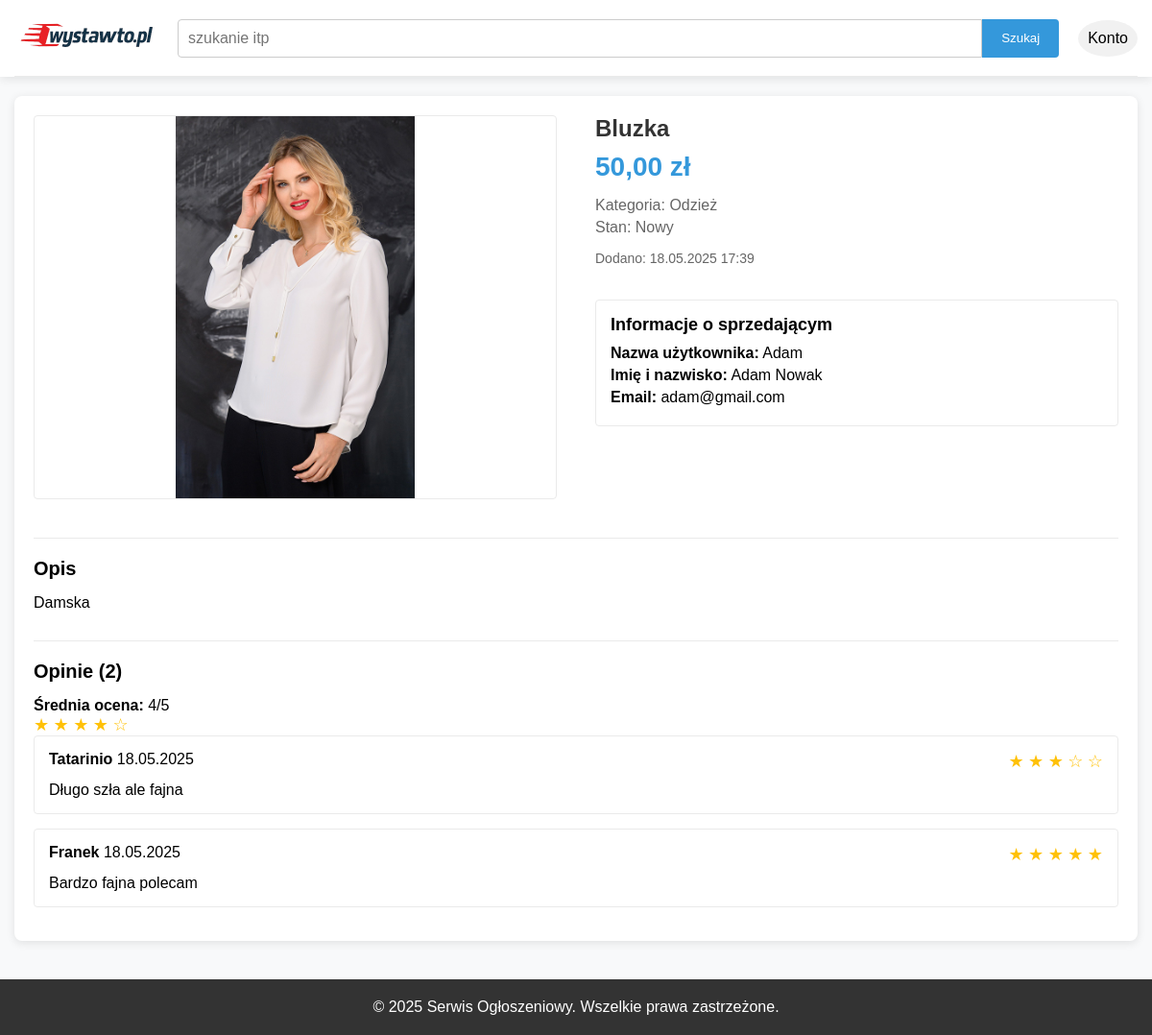
Page /SklepKACZKARP/product.php?id=4 on the committed database.
### tables this page shows
CREATE TABLE `productimages` (
  `ImageID` int(11) NOT NULL,
  `ProductID` int(11) NOT NULL,
  `ImageURL` varchar(255) NOT NULL,
  `IsPrimary` tinyint(1) DEFAULT 0,
  `UploadDate` datetime DEFAULT current_timestamp()
);

CREATE TABLE `products` (
  `ProductID` int(11) NOT NULL,
  `SellerID` int(11) NOT NULL,
  `CategoryID` int(11) NOT NULL,
  `Title` varchar(100) NOT NULL,
  `Description` text DEFAULT NULL,
  `Price` decimal(10,2) NOT NULL,
  `Quantity` int(11) DEFAULT 1,
  `Condition` enum('new','used','refurbished') NOT NULL,
  `PostedDate` datetime DEFAULT current_timestamp(),
  `Status` enum('active','sold','cancelled') DEFAULT 'active'
);

CREATE TABLE `categories` (
  `CategoryID` int(11) NOT NULL,
  `Name` varchar(100) NOT NULL,
  `Description` text DEFAULT NULL,
  `ParentCategoryID` int(11) DEFAULT NULL
);

CREATE TABLE `users` (
  `UserID` int(11) NOT NULL,
  `Username` varchar(50) NOT NULL,
  `Email` varchar(100) NOT NULL,
  `Password` varchar(255) NOT NULL,
  `FirstName` varchar(50) DEFAULT NULL,
  `LastName` varchar(50) DEFAULT NULL,
  `PhoneNumber` varchar(15) DEFAULT NULL,
  `Address` text DEFAULT NULL,
  `RegistrationDate` datetime DEFAULT current_timestamp(),
  `LastLoginDate` datetime DEFAULT NULL,
  `IsActive` tinyint(1) DEFAULT 1,
  `UserRole` enum('regular','admin') DEFAULT 'regular'
);

CREATE TABLE `reviews` (
  `ReviewID` int(11) NOT NULL,
  `ProductID` int(11) NOT NULL,
  `UserID` int(11) NOT NULL,
  `Rating` int(11) NOT NULL CHECK (`Rating` between 1 and 5),
  `Comment` text DEFAULT NULL,
  `ReviewDate` datetime DEFAULT current_timestamp()
);

### SklepKACZKARP/product.php (the view, shortened to what this page needs)
<?php
$is_logged_in = isset($_SESSION['user_id']);
$conn = new mysqli("localhost", "root", "", "sklep_internetowy");
$product_id = (int)$_GET['id'];
$sql = "SELECT p.*, c.Name as CategoryName, u.Username, u.FirstName, u.LastName, u.Email, u.PhoneNumber
        FROM products p
        JOIN categories c ON p.CategoryID = c.CategoryID
        JOIN users u ON p.SellerID = u.UserID
        WHERE p.ProductID = ? AND p.Status = 'active'";
$stmt = $conn->prepare($sql);
$stmt->bind_param("i", $product_id);
$stmt->execute();
$result = $stmt->get_result();
$product = $result->fetch_assoc();
$images_sql = "SELECT * FROM productimages WHERE ProductID = ? ORDER BY IsPrimary DESC";
$stmt = $conn->prepare($images_sql);
$stmt->bind_param("i", $product_id);
$stmt->execute();
$images_result = $stmt->get_result();
$images = [];
while ($image = $images_result->fetch_assoc()) {
    $images[] = $image;
}
$reviews_sql = "SELECT r.*, u.Username
                FROM reviews r
                JOIN users u ON r.UserID = u.UserID
                WHERE r.ProductID = ?
                ORDER BY r.ReviewDate DESC";
$stmt = $conn->prepare($reviews_sql);
$stmt->bind_param("i", $product_id);
$stmt->execute();
$reviews_result = $stmt->get_result();
$reviews = [];
while ($review = $reviews_result->fetch_assoc()) {
    $reviews[] = $review;
}
$avg_rating = 0;
$review_count = count($reviews);
if ($review_count > 0) {
    $total_rating = 0;
    foreach ($reviews as $review) {
        $total_rating += $review['Rating'];
    }
    $avg_rating = round($total_rating / $review_count, 1);
}
$posted_date = new DateTime($product['PostedDate']);
$posted_date_formatted = $posted_date->format('d.m.Y H:i');
$condition_map = [
    'new' => 'Nowy',
    'used' => 'Używany',
    'refurbished' => 'Odnowiony'
];
$condition = isset($condition_map[$product['Condition']]) ? $condition_map[$product['Condition']] : $product['Condition'];
?>
<!DOCTYPE html>
<html lang="pl">
<head>
</head>
<body>
    <header>
        <div class="container">
            <div class="header-top">
                <div class="logo-area">
                    <a href="dashboard.php"><img src="logo-sklepu.png" alt="logo"></a>
                </div>
                <div class="search-area">
                    <form class="search-form" action="dashboard.php" method="GET">
                        <input type="text" class="search-input" name="query" placeholder="szukanie itp">
                        <button type="submit" class="search-button">Szukaj</button>
                    </form>
                </div>
                <div class="user-area">
                    <div class="user-icon" onclick="toggleUserMenu()">
                        <?php echo $is_logged_in ? htmlspecialchars($_SESSION['username']) : 'Konto'; ?>
                    </div>
                </div>
            </div>
        </div>
    </header>
    <main class="container">
        <div class="product-container">
            <div class="product-images">
                <div class="main-image">
                    <img id="mainImage" src="<?php echo htmlspecialchars($images[0]['ImageURL']); ?>" alt="<?php echo htmlspecialchars($product['Title']); ?>">
                </div>
            </div>
            <div class="product-info">
                <h1 class="product-title"><?php echo htmlspecialchars($product['Title']); ?></h1>
                <div class="product-price"><?php echo number_format($product['Price'], 2, ',', ' '); ?> zł</div>
                <div class="product-category">Kategoria: <?php echo htmlspecialchars($product['CategoryName']); ?></div>
                <div class="product-condition">Stan: <?php echo $condition; ?></div>
                <div class="product-date">Dodano: <?php echo $posted_date_formatted; ?></div>
                <div class="seller-info">
                    <h3 class="seller-title">Informacje o sprzedającym</h3>
                    <div class="seller-detail"><strong>Nazwa użytkownika:</strong> <?php echo htmlspecialchars($product['Username']); ?></div>
                    <?php if (!empty($product['FirstName']) && !empty($product['LastName'])): ?>
                    <div class="seller-detail"><strong>Imię i nazwisko:</strong> <?php echo htmlspecialchars($product['FirstName'] . ' ' . $product['LastName']); ?></div>
                    <?php endif; ?>
                    <?php if (!empty($product['Email'])): ?>
                    <div class="seller-detail"><strong>Email:</strong> <?php echo htmlspecialchars($product['Email']); ?></div>
                    <?php endif; ?>
                </div>
            </div>
            <div class="description-section">
                <h2 class="section-title">Opis</h2>
                <div class="product-description">
                    <?php echo nl2br(htmlspecialchars($product['Description'])); ?>
                </div>
            </div>
            <div class="reviews-section">
                <h2 class="section-title">Opinie (<?php echo $review_count; ?>)</h2>
                <?php if ($review_count > 0): ?>
                <div class="avg-rating">
                    <strong>Średnia ocena:</strong> <?php echo $avg_rating; ?>/5
                    <div class="stars">
                        <?php for ($i = 1; $i <= 5; $i++): ?>
                            <span class="star"><?php echo ($i <= $avg_rating) ? '★' : '☆'; ?></span>
                        <?php endfor; ?>
                    </div>
                </div>
                <?php foreach ($reviews as $review): ?>
                <div class="review-item">
                    <div class="review-header">
                        <div>
                            <strong><?php echo htmlspecialchars($review['Username']); ?></strong>
                            <span class="review-date"><?php echo date('d.m.Y', strtotime($review['ReviewDate'])); ?></span>
                        </div>
                        <div class="stars">
                            <?php for ($i = 1; $i <= 5; $i++): ?>
                                <span class="star"><?php echo ($i <= $review['Rating']) ? '★' : '☆'; ?></span>
                            <?php endfor; ?>
                        </div>
                    </div>
                    <div class="review-comment">
                        <?php echo nl2br(htmlspecialchars($review['Comment'])); ?>
                    </div>
                </div>
                <?php endforeach; ?>
                <?php else: ?>
                <p>Ten produkt nie ma jeszcze opinii.</p>
                <?php endif; ?>
            </div>
        </div>
    </main>
    <footer class="footer">
        <div class="container">
            <p>&copy; 2025 Serwis Ogłoszeniowy. Wszelkie prawa zastrzeżone.</p>
        </div>
    </footer>
</body>
</html>

### SklepKACZKARP/product.php (style rules this page uses)
* { margin: 0; padding: 0; box-sizing: border-box; font-family: Arial, sans-serif; }
body { background-color: #f8f9fa; }
.container { max-width: 1200px; margin: 0 auto; padding: 0 15px; }
header { background-color: #fff; box-shadow: 0 2px 10px rgba(0, 0, 0, 0.1); position: relative; }
.header-top { display: flex; justify-content: space-between; align-items: center; padding: 15px 0; border-bottom: 1px solid #eaeaea; }
.logo-area { font-size: 24px; font-weight: bold; }
.search-area { flex-grow: 1; margin: 0 20px; }
.search-form { display: flex; width: 100%; }
.search-input { flex-grow: 1; padding: 10px; border: 1px solid #ccc; border-radius: 4px 0 0 4px; font-size: 16px; }
.search-button { padding: 10px 20px; background-color: #3498db; color: white; border: none; border-radius: 0 4px 4px 0; cursor: pointer; }
.user-area { position: relative; }
.user-icon { cursor: pointer; font-size: 16px; padding: 10px; border-radius: 50%; background-color: #f1f1f1; }
.user-area { position: relative; display: flex; align-items: center; gap: 15px; }
a { text-decoration: none; color: #333; }
.product-container { background-color: #fff; border-radius: 8px; box-shadow: 0 2px 10px rgba(0, 0, 0, 0.1); margin: 20px 0; padding: 20px; display: flex; flex-wrap: wrap; }
.product-images { width: 50%; padding-right: 20px; }
.main-image { width: 100%; height: 400px; display: flex; justify-content: center; align-items: center; margin-bottom: 10px; border: 1px solid #eaeaea; border-radius: 4px; overflow: hidden; }
.main-image img { max-width: 100%; max-height: 100%; object-fit: contain; }
.product-info { width: 50%; padding-left: 20px; }
.product-title { font-size: 24px; margin-bottom: 10px; color: #333; }
.product-price { font-size: 28px; font-weight: bold; color: #3498db; margin-bottom: 15px; }
.product-category { color: #666; margin-bottom: 5px; }
.product-condition { color: #666; margin-bottom: 15px; }
.product-date { color: #666; margin-bottom: 15px; font-size: 14px; }
.seller-info { margin-bottom: 20px; padding: 15px; border: 1px solid #eaeaea; border-radius: 4px; }
.seller-title { font-size: 18px; margin-bottom: 10px; }
.seller-detail { margin-bottom: 5px; }
.description-section, .reviews-section, .message-section { width: 100%; margin-top: 30px; padding-top: 20px; border-top: 1px solid #eaeaea; }
.section-title { font-size: 20px; margin-bottom: 15px; }
.review-item { margin-bottom: 15px; padding: 15px; border: 1px solid #eaeaea; border-radius: 4px; }
.review-header { display: flex; justify-content: space-between; margin-bottom: 10px; }
.stars { color: #ffc107; }
.star { font-size: 18px; }
.footer { background-color: #333; color: white; text-align: center; padding: 20px 0; margin-top: 40px; }

### rows in the picture
productimages: ImageURL (picture)
products: Title "Bluzka", Price "50,00", CategoryID.Name "Odzież", Condition "Nowy", PostedDate "18.05.2025 17:39", SellerID.Username "Adam", SellerID.LastName "Adam Nowak", SellerID.Email "adam@gmail.com", Description "Damska"
reviews: UserID.Username "Tatarinio", ReviewDate "18.05.2025", Rating 3 (drawn), Comment "Długo szła ale fajna"
reviews: UserID.Username "Franek", ReviewDate "18.05.2025", Rating 5 (drawn), Comment "Bardzo fajna polecam"

### other values in the picture
$review_count "2"
$avg_rating "4"
